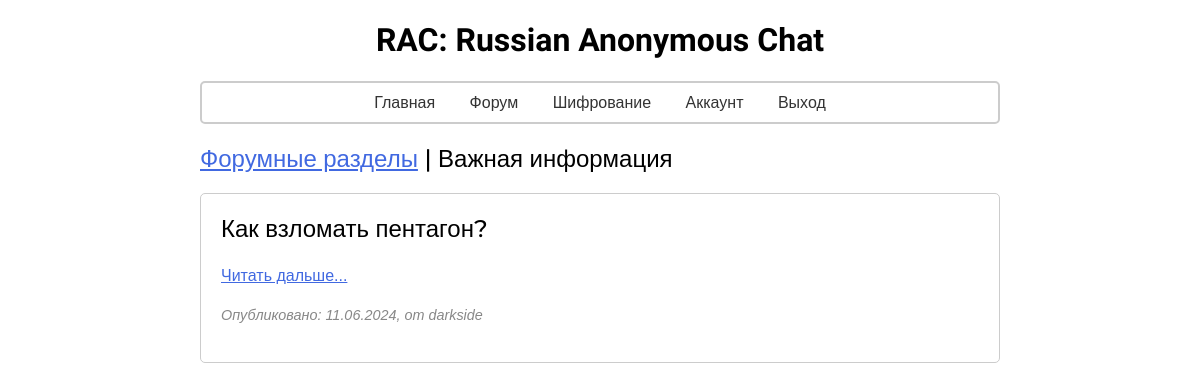
Page /forum/1 (signed in) on the earlier database version.
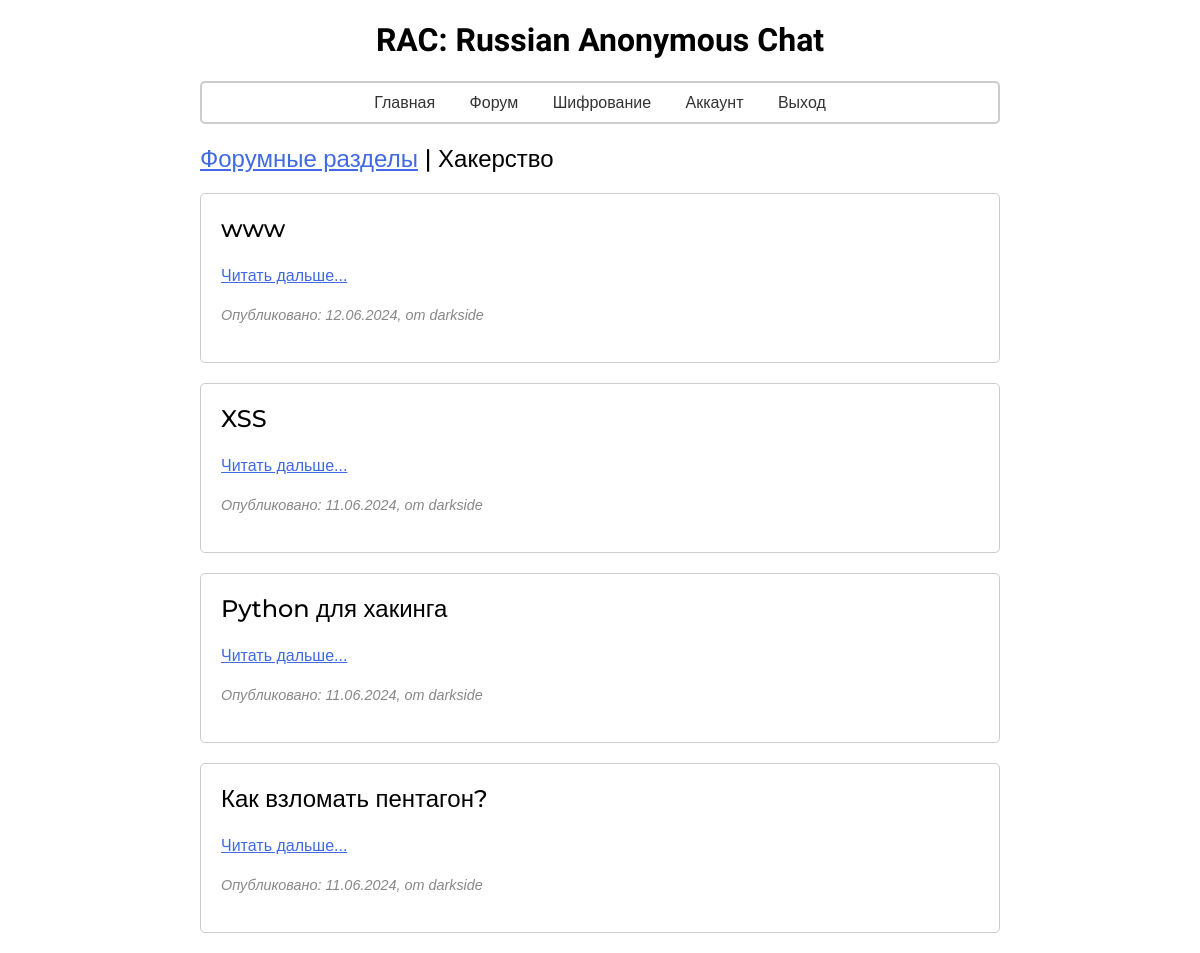
Same page on the later database version.
### manager/models.py (models this page shows)
class Category(db.Model):
    id = db.Column(db.Integer, primary_key=True)
    name = db.Column(db.String(100), unique=True, nullable=False)
    description = db.Column(db.String(100))

class Post(db.Model):
    id = db.Column(db.Integer, primary_key=True)
    title = db.Column(db.String(150))
    text = db.Column(db.Text)
    user_id = db.Column(db.Integer, db.ForeignKey('user.id'))
    date_post = db.Column(db.DateTime, default=datetime.now)
    category_id = db.Column(db.Integer, db.ForeignKey('category.id'), nullable=False, default=1)
    category = db.relationship('Category', backref=db.backref('posts', lazy=True))

class User(db.Model, UserMixin):
    id = db.Column(db.Integer, primary_key=True)
    login = db.Column(db.String(100), unique=True)
    password = db.Column(db.String(100))
    avatar = db.Column(db.String(120), default=None)
    posts = db.relationship("Post", backref="author")
    date_user = db.Column(db.DateTime, default=datetime.now)
    last_online = db.Column(db.DateTime, default=datetime.now)

### user/forum.py (the view)
@app.route("/forum/<int:forum_id>")
@login_required
def forum(forum_id):
    category = Category.query.get(forum_id)
    posts = Post.query.filter_by(category_id=forum_id).order_by(desc(Post.id)).all()
    return render_template('user/main/all_post.html', category=category, posts=posts)

### user/session.py (called while the page is built)
@login_manager.user_loader
def load_user(user_id):
    return User.query.get(int(user_id))

### app/templates/user/main/all_post.html (shortened to what this page needs)
<!DOCTYPE html>
<html lang="en">
<head>
    {% include "user/include/links.html" %}
    <link rel="stylesheet" href="{{ url_for('static', filename='user/index.css') }}">
</head>
<body>
    <h1 class="logo">RAC: Russian Anonymous Chat</h1>
    <div class="container">
        <div class="menu">
            {% include "user/include/menu.html" %}
        </div>
        <h2 class="title"><a href="{{ url_for("category") }}">Форумные разделы</a> | {{ category.name }}</h2>
        {% for ps in posts %}
        <div class="post">
            <h2 class="title">{{ ps.title }}</h2>
            <p><a href="post/{{ ps.id }}">Читать дальше...</a></p>
            <p class="time">Опубликовано: {{ ps.date_post.strftime('%d.%m.%Y') }}, от {{ ps.author.login }}</p>
        </div>
        {% endfor %}
    </div>
</body>
</html>

### app/templates/user/include/links.html (shortened to what this page needs)
<html lang="en">

### app/templates/user/include/menu.html
<ul>
    <li><a href="{{ url_for("main") }}">Главная</a></li>
    <li><a href="{{ url_for("category") }}">Форум</a></li>
    <li><a href="{{ url_for("crypto") }}">Шифрование</a></li>
    <li><a href="{{ url_for("account") }}">Аккаунт</a></li>
    <li><a href="{{ url_for("logout") }}">Выход</a></li>
</ul>

### app/static/user/index.css (style rules this page uses)
body { font-family: Arial, sans-serif; margin: 0; padding: 0; }
.container { max-width: 800px; margin: 20px auto; padding: 0 20px; }
.post { border: 1px solid #ccc; border-radius: 5px; margin-bottom: 20px; padding: 20px; }
.post h2 { font-size: 24px; margin-top: 0; }
.post p { font-size: 16px; line-height: 1.6; }
.post .time { color: #888; font-size: 0.9em; font-style: italic; }
.menu ul li { display: inline; margin-right: 10px; }
.menu ul li:last-child { margin-right: 0; }
.title { font-family: "Montserrat", sans-serif; font-optical-sizing: auto; font-weight: 500; font-style: normal; }
.menu ul li a { text-decoration: none; color: #333; padding: 5px 10px; border-radius: 5px; transition: background-color 0.3s; font-family: "Montserrat", sans-serif; font-optical-sizing: auto; font-weight: 300; font-style: normal; }
.menu { padding: 10px; border-radius: 5px; margin-bottom: 20px; border: 2px solid #ccc; }
.menu ul { list-style-type: none; padding: 0; margin: 0; text-align: center; }
.logo { text-align: center; font-family: "UnifrakturCook"; font-weight: 1000; font-style: normal; }
a { color: #4169E1; }

Differences in the rows shown:
changed Category: name "Важная информация" → "Хакерство"
added Post: title "www", date_post "12.06.2024", author.login "darkside"
added Post: title "XSS", date_post "11.06.2024", author.login "darkside"
added Post: title "Python для хакинга", date_post "11.06.2024", author.login "darkside"
